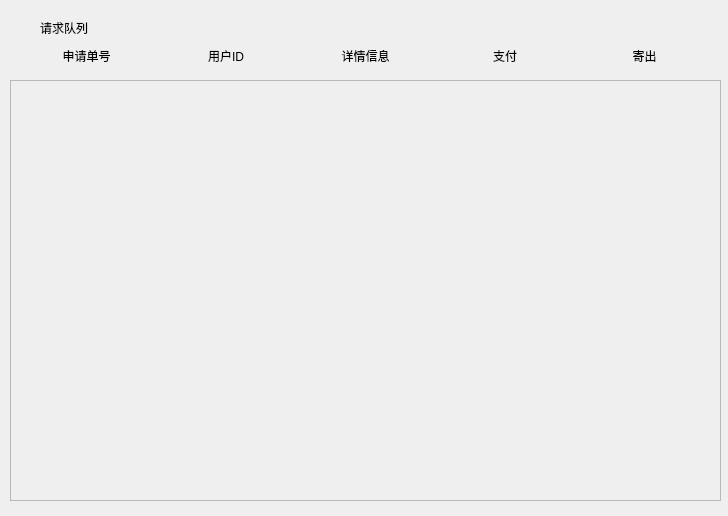
<?xml version="1.0" encoding="UTF-8"?>
<ui version="4.0">
 <class>MRequestProcess</class>
 <widget class="QWidget" name="MRequestProcess">
  <property name="geometry">
   <rect>
    <x>0</x>
    <y>0</y>
    <width>728</width>
    <height>516</height>
   </rect>
  </property>
  <property name="windowTitle">
   <string>Form</string>
  </property>
  <widget class="QScrollArea" name="scrollArea">
   <property name="geometry">
    <rect>
     <x>10</x>
     <y>80</y>
     <width>711</width>
     <height>421</height>
    </rect>
   </property>
   <property name="widgetResizable">
    <bool>true</bool>
   </property>
   <widget class="QWidget" name="scrollAreaWidgetContents">
    <property name="geometry">
     <rect>
      <x>0</x>
      <y>0</y>
      <width>709</width>
      <height>419</height>
     </rect>
    </property>
    <widget class="QWidget" name="verticalLayoutWidget">
     <property name="geometry">
      <rect>
       <x>0</x>
       <y>0</y>
       <width>301</width>
       <height>191</height>
      </rect>
     </property>
     <layout class="QVBoxLayout" name="verticalLayout"/>
    </widget>
   </widget>
  </widget>
  <widget class="QLabel" name="label">
   <property name="geometry">
    <rect>
     <x>40</x>
     <y>20</y>
     <width>72</width>
     <height>15</height>
    </rect>
   </property>
   <property name="text">
    <string>请求队列</string>
   </property>
  </widget>
  <widget class="QWidget" name="horizontalLayoutWidget">
   <property name="geometry">
    <rect>
     <x>20</x>
     <y>40</y>
     <width>691</width>
     <height>31</height>
    </rect>
   </property>
   <layout class="QHBoxLayout" name="horizontalLayout">
    <item>
     <widget class="QLabel" name="label_3">
      <property name="text">
       <string>申请单号</string>
      </property>
      <property name="alignment">
       <set>Qt::AlignCenter</set>
      </property>
     </widget>
    </item>
    <item>
     <widget class="QLabel" name="label_5">
      <property name="text">
       <string>用户ID</string>
      </property>
      <property name="alignment">
       <set>Qt::AlignCenter</set>
      </property>
     </widget>
    </item>
    <item>
     <widget class="QLabel" name="label_2">
      <property name="text">
       <string>详情信息</string>
      </property>
      <property name="alignment">
       <set>Qt::AlignCenter</set>
      </property>
     </widget>
    </item>
    <item>
     <widget class="QLabel" name="label_4">
      <property name="text">
       <string>支付</string>
      </property>
      <property name="alignment">
       <set>Qt::AlignCenter</set>
      </property>
     </widget>
    </item>
    <item>
     <widget class="QLabel" name="label_6">
      <property name="text">
       <string>寄出</string>
      </property>
      <property name="alignment">
       <set>Qt::AlignCenter</set>
      </property>
     </widget>
    </item>
   </layout>
  </widget>
 </widget>
 <resources/>
 <connections/>
</ui>
